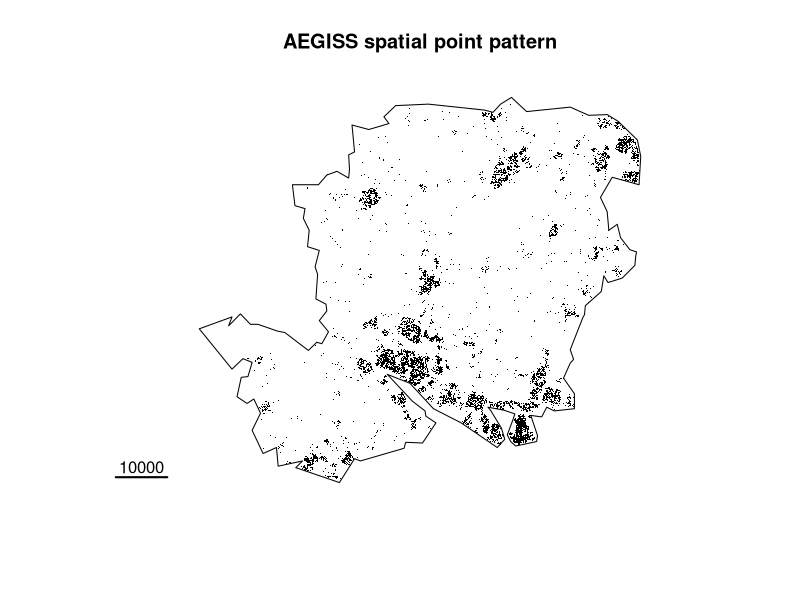
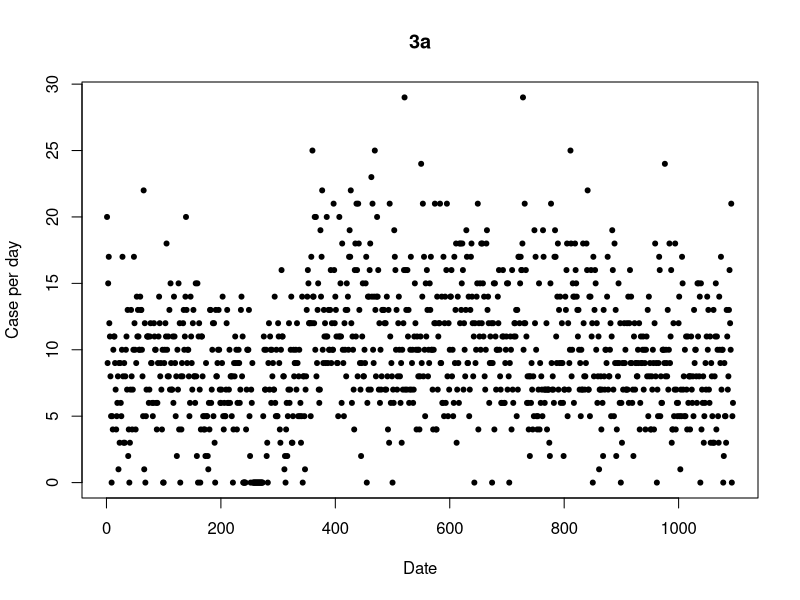
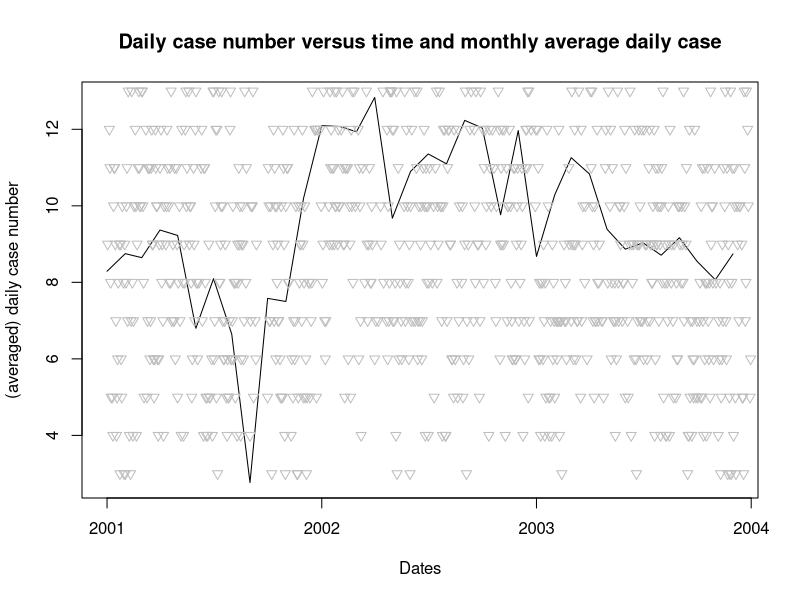
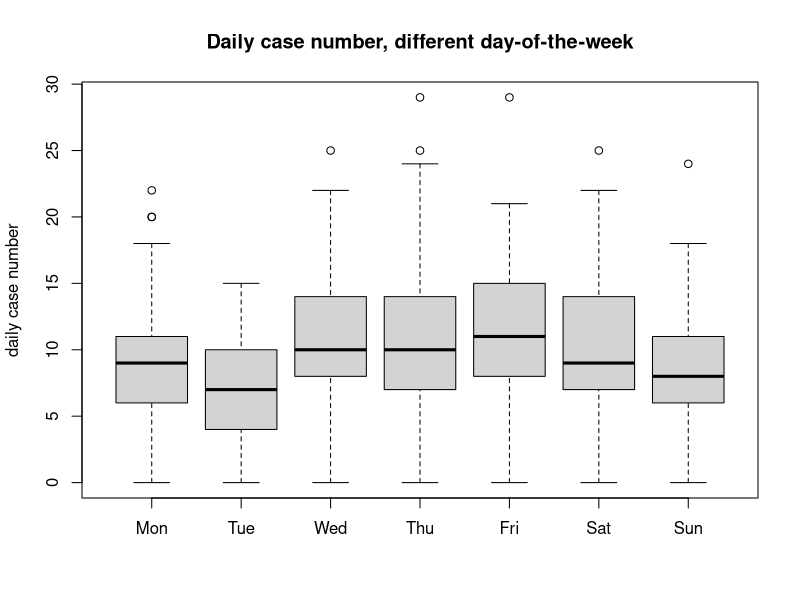
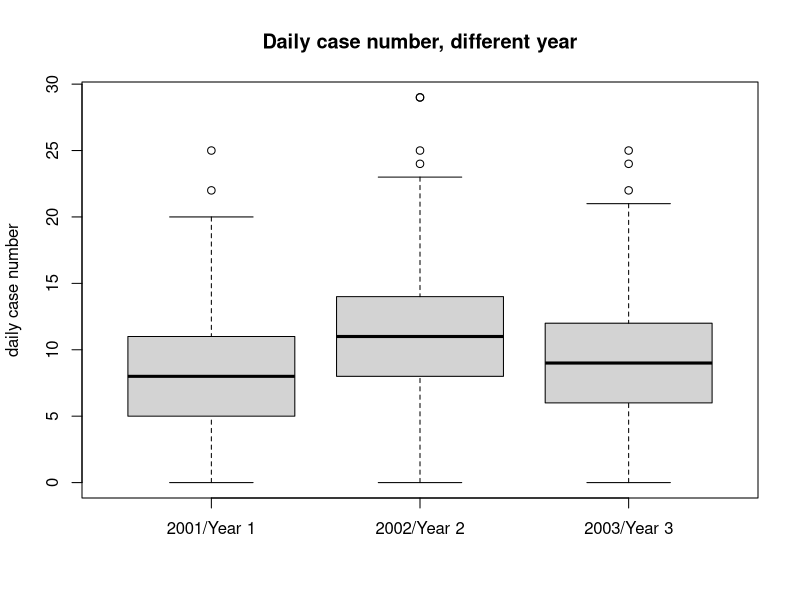

Write the R code that produced these figures, in order. (Note: this script raises an error after producing the figures.)
## ---- chunk 1
knitr::opts_chunk$set(echo = TRUE)
## ---- chunk 2
#library
library(spatstat)
## ---- chunk 3
# make sure both files in wd()
data <- read.csv("AEGISS_ixyt.txt", sep="")
pol <- read.table("AEGISS_poly.txt", quote="\"", comment.char="")

## ---- chunk 4
z <- list(x = pol[nrow(pol):1, 1], y = pol[nrow(pol):1, 2])
Win <- owin(poly = z)
## ---- chunk 5
is_in <- inside.owin(x = data$x,y = data$y, Win)
data_in <- data[is_in, ]
## ---- chunk 6
if_duplicated_t <- duplicated(data_in[, 2:4]) # with time considered
data_distinct <- data_in[!if_duplicated_t, ]
## ---- chunk 7
library(raster)
data_ppp <- as.ppp(data_distinct[, 2:3], W = Win)
plot(data_ppp, pch = ".", cols = "black", main = "AEGISS spatial point pattern")
scalebar(d = 10000)
## ---- chunk 8
# plot(density(data$t))
# this plot is problematic as the range of t was incorrect! 

# use a dotplot instead: 


case_per_day <- rep(NA, 365*3)

for (i in 1:1095){
  case_per_day[i] <- sum(data_distinct$t == i) # the number of cases on day ith
}

plot(x = 1:1095, y = case_per_day, pch = 20, 
     xlab = "Date", ylab = "Case per day", main = "3a")
## ---- chunk 9
# monthly year effect
m_idx <- rep(NA, 365)
m <- 1
d <- 0
for (i in 1:365){
  
  m_idx[i] <- m
  d <- d+1
  
  if (m == 2){
    if (d >= 28){
      m <- m+1
      d <- 0
    }
  }else if (m %in% c(1, 3, 5, 7, 8, 10, 12)){
    if (d >= 31){
      m <- m+1
      d <- 0
    }
  }else {
    if (d >= 30){
      m <- m+1
      d <- 0
    }
  }
}

## ---- chunk 10
monthly_case_average <- rep(NA, 12*3)

m_list <- c("Jan", "Feb", "Mar", "Apr", "May", "Jun", "Jul", "Aug", "Sep", "Oct", "Nov", "Dec")
y_list <- c("2001", "2002", "2003")
xl <- c(NA, 36)

for (y in 1:3){
  for (m in 1:12){
    
    data_this_year <- case_per_day[(365*(y-1)+1):(365*y)]
    data_this_month <- data_this_year[m_idx == m]
    
    monthly_case_average[12*(y-1)+m] <- mean(data_this_month)
    xl[12*(y-1) + m] <- paste(m_list[m], y_list[y], sep = " ")
  }
}

mat <- matrix(NA, nrow = 12*3, ncol = 2)
mat[, 1] <- seq(from = as.Date("2001-01-01"), to = as.Date("2003-12-31"), by = "month")
mat[, 2] <- monthly_case_average
df <- data.frame(D = seq(from = as.Date("2001-01-01"), to = as.Date("2003-12-31"), by = "month"), C = monthly_case_average)

plot(x = seq(from = as.Date("2001-01-01"), to = as.Date("2003-12-31"), by = "month"), y = monthly_case_average, type = "l", 
     xlab = "Dates", ylab = "(averaged) daily case number", 
     main = "Daily case number versus time and monthly average daily case")
points(x = seq(from = as.Date("2001-01-01"), to = as.Date("2003-12-31"), by = "day"), y = case_per_day, col = "grey", pch = 6)


## ---- chunk 11
# check for day-of-week effect: 
day_of_week <- c("Mon", "Tue", "Wed", "Thu", "Fri", "Sat", "Sun")
# to calculate cases for each day of the week, firstly reformat case_per_day into a matrix with 7 columns, then calculate column sums
# since 1095 days do not correspond to n full weeks, we take only the first 150 weeks, that is 1050 days
case_per_day_of_week <- matrix(data = case_per_day[1:1050], ncol = 7, byrow = FALSE)

# boxplot
boxplot(case_per_day_of_week, names = day_of_week, ylab = "daily case number", 
        main = "Daily case number, different day-of-the-week")

# perform some pairwise t test
t.test.table <- matrix(NA, nrow = 7, ncol = 7)
for (i in 1:7){
  for (j in 1:7){
    
    if (i != j){
      
      t.test.table[i, j] <- t.test(x = case_per_day_of_week[, i], 
                                   y = case_per_day_of_week[, j], 
                                   paired = FALSE, 
                                   alternative = c("two.sided"), 
                                   var.equal = FALSE)$p.value
    }
    
  }
}

# only the comparison between saturday and sunday were insignificant; combined with facts that these were weekends there were evidence of day-of-week effect. 

t.test(x = case_per_day_of_week[, 1:5], y = case_per_day_of_week[, 6:7])$p.value
# result suggests no strong difference between weekdays
## ---- chunk 12
# boxplot yearly effect
# to do so, simply rearrange the data into three columns. The data are from three full years and hence there is no need to curtail any data
year <- c("2001/Year 1", "2002/Year 2", "2003/Year 3")
count_of_each_year <- matrix(data = case_per_day, ncol = 3, byrow = FALSE)
boxplot(count_of_each_year, names = year, ylab = "daily case number",
        main = "Daily case number, different year")

# similarly
t.test.table.2 <- matrix(NA, nrow = 3, ncol = 3)

for (i in 1:3){
  for (j in 1:3){
    
    if (i != j){
      
      t.test.table.2[i, j] <- t.test(x = count_of_each_year[, i], 
                                     y = count_of_each_year[, j], 
                                     alternative = c("two.sided"), 
                                     paired = TRUE)$p.value
    }
  }
}

# result suggests strong yearly difference; however this might be the artefact of large sample size? plus the absolute magnitude of difference was small


## ---- chunk 13
# now anova
case_df <- data.frame(case = case_per_day)
case_df$year <- as.factor(c(rep("year1", 365), rep("year2", 365), rep("year3", 365)))
case_df2 <- data.frame(case = case_per_day[1:1050])
case_df2$week <- as.factor(rep(day_of_week, 1050/7))

a1 <- aov(case ~ year, data = case_df)
a2 <- aov(case ~ week, data = case_df2)
a1
a2
## ---- chunk 14
# spatial pixellation: find a distance which each pixel should contain as few points as possible
xr <- sort(data_distinct$x)
yr <- sort(data_distinct$y)
xd <- rep(NA, length(xr)-1)
yd <- rep(NA, length(yr)-1)

for (i in 2:length(xr)){
  xd[i-1] <- xr[i] - xr[i-1]
  yd[i-1] <- yr[i] - yr[i-1]
}

eps_alt <- c(min(xd[xd != 0]), min(yd[yd !=0]))

## ---- chunk 15
# bandwidth estimation
bw_P <- bw.ppl(data_ppp)
bw_D <- bw.diggle(data_ppp)

## ---- chunk 16
# estimate intensity
den_P <- density.ppp(data_ppp, sigma = bw_P, positive = TRUE, diggle = TRUE, eps = eps_alt)
## ---- chunk 17

#plotting
plot(den_P)
## ---- chunk 18
# spatial-temporal variation
t <- data_distinct$t
data_yr1 <- data_distinct[t <= 365, ]
data_yr2 <- data_distinct[(t > 365) & (t <= 730), ]
data_yr3 <- data_distinct[t > 730, ]

# for each year the optimal 
den_yr1 <- density.ppp(as.ppp(data_yr1[, 2:3], Win), sigma = bw_D, positive = "TRUE", diggle = TRUE)
den_yr2 <- density.ppp(as.ppp(data_yr2[, 2:3], Win), sigma = bw_D, positive = "TRUE", diggle = TRUE)
den_yr3 <- density.ppp(as.ppp(data_yr3[, 2:3], Win), sigma = bw_D, positive = "TRUE", diggle = TRUE)

#den_yr1 <- density.ppp(as.ppp(data_yr1[, 2:3], Win), sigma = bw, at = "points")
#den_yr2 <- density.ppp(as.ppp(data_yr2[, 2:3], Win), sigma = bw, at = "points")
#den_yr3 <- density.ppp(as.ppp(data_yr3[, 2:3], Win), sigma = bw, at = "points")

# three plots
plot(den_yr1, main = "Yr1")
plot(den_yr2, main = "yr2")
plot(den_yr3, main = "Yr3")

## ---- chunk 19
# spatial variation
bw_P <- bw.ppl(data_ppp)
bw_D <- bw.diggle(data_ppp)
a_den <- adaptive.density(data_ppp, positive = TRUE, diggle = TRUE, method = "kernel", dimyx = dim_alt)
den_D <- density.ppp(data_ppp, sigma = bw_D, positive = TRUE, diggle = TRUE, dimyx = dim_alt)
den_P <- density.ppp(data_ppp, sigma = bw_P, positive = TRUE, diggle = TRUE, dimyx = dim_alt)
a_den_2 <- adaptive.density(data_ppp, positive = TRUE, diggle = TRUE, method = "kernel", h0 = bw_D, dimyx = dim_alt)
## ---- chunk 20

## ---- chunk 21
par(mfrow = c(2, 2))


plot(den_P*100000, main = "Fixed bandwidth from cross-validation criteria")
cat("Fixed bandwidth estimated intensity with P's optimised bandwidth: ", summary(den_P)$mean, "\n")

plot(den_D*100000, main = "Fixed bandwidth from Diggle's method")
cat("Fixed bandwidth estimated intensity with Diggle's optimised bandwidth: ", summary(den_D)$mean, "\n")

plot(a_den*100000, main = "Adaptive bandwidth, h_0 from cross-validation criteria", sub = paste("estimated average intensity: ", summary(a_den)$mean))
cat("Adaptive bandwidth estimated intensity: ", summary(a_den)$mean, "\n")

plot(a_den_2*100000, main = "Adaptive bandwidth, h_0 from Diggle's method", sub = paste("estimated average intensity: ", summary(a_den_2)$mean))
cat("Adaptive bandwidth estimated intensity: ", summary(a_den_2)$mean, "\n")

## ---- chunk 22
# spatial-temporal variation
t <- data_distinct$t
data_yr1 <- data_distinct[t <= 365, ]
data_yr2 <- data_distinct[(t > 365) & (t <= 730), ]
data_yr3 <- data_distinct[t > 730, ]

# for each year the optimal 
den_yr1 <- adaptive.density(as.ppp(data_yr1[, 2:3], Win), h0 = bw_P, positive = "TRUE", diggle = TRUE, method = "kernel")
den_yr2 <- adaptive.density(as.ppp(data_yr2[, 2:3], Win), h0 = bw_P, positive = "TRUE", diggle = TRUE, dimyx = dim_alt, method = "kernel")
den_yr3 <- adaptive.density(as.ppp(data_yr3[, 2:3], Win), h0 = bw_P, positive = "TRUE", diggle = TRUE, dimyx = dim_alt, method = "kernel")

den_yr1_f <- density.ppp(as.ppp(data_yr1[, 2:3], Win), sigma = bw_P, positive = "TRUE", diggle = TRUE, dimyx = dim_alt)
den_yr2_f <- density.ppp(as.ppp(data_yr2[, 2:3], Win), sigma = bw_P, positive = "TRUE", diggle = TRUE, dimyx = dim_alt)
den_yr3_f <- density.ppp(as.ppp(data_yr3[, 2:3], Win), sigma = bw_P, positive = "TRUE", diggle = TRUE, dimyx = dim_alt)

# plots
## ---- chunk 23
par(mfrow = c(3, 2))

plot(den_yr1*100000, main = "Yr1, fixed bandwidth")
plot(den_yr1_f*100000, main = "Yr1, adaptive bandwidth")
plot(den_yr2*100000, main = "yr2, fixed bandwidth")
plot(den_yr2_f*100000, main = "yr2, adaptive bandwidth")
plot(den_yr3*100000, main = "Yr3, fixed bandwidth")
plot(den_yr3_f*100000, main = "Yr3, adaptive bandwidth")

## ---- chunk 24
den_yr1_f <- density.ppp(as.ppp(data_yr1[, 2:3], Win), sigma = bw_P, positive = "TRUE", diggle = TRUE, dimyx = dim_alt)
den_yr2_f <- density.ppp(as.ppp(data_yr2[, 2:3], Win), sigma = bw_P, positive = "TRUE", diggle = TRUE, dimyx = dim_alt)
den_yr3_f <- density.ppp(as.ppp(data_yr3[, 2:3], Win), sigma = bw_P, positive = "TRUE", diggle = TRUE, dimyx = dim_alt)

plot(den_yr1_f, main = "Yr1")
plot(den_yr2_f, main = "yr2")
plot(den_yr3_f, main = "Yr3")
## ---- chunk 25
# data splitting
yr1_ppp <- as.ppp(data_yr1[, 2:3 ], W = Win)
yr2_ppp <- as.ppp(data_yr2[, 2:3], W = Win)
yr3_ppp <- as.ppp(data_yr3[, 2:3], W = Win)
## ---- chunk 26
yr1_LGCP <- kppm(yr1_ppp~1, clusters = "LGCP")
yr1_Thomas <- kppm(yr1_ppp~1, clusters = "Thomas")
yr2_LGCP <- kppm(yr2_ppp~1, clusters = "LGCP")
yr2_Thomas <- kppm(yr2_ppp~1
                 , clusters = "Thomas")
yr3_LGCP <- kppm(yr3_ppp~1
                 , clusters = "LGCP")
yr3_Thomas <- kppm(yr3_ppp~1, clusters = "Thomas")
## ---- chunk 27
# residuals check
res_1_LGCP <- Smooth.msr(residuals.kppm(yr1_LGCP), sigma = bw_P, diggle = TRUE, kernel = "gaussian", positive = "TRUE")
res_1_Thomas <- Smooth.msr(residuals.kppm(yr1_Thomas), sigma = bw_P, diggle = TRUE, kernel = "gaussian", positive = "TRUE")
res_2_LGCP <- Smooth.msr(residuals.kppm(yr2_LGCP), sigma = bw_P, diggle = TRUE, kernel = "gaussian", positive = "TRUE")
res_2_Thomas <- Smooth.msr(residuals.kppm(yr2_Thomas), sigma = bw_P, diggle = TRUE, kernel = "gaussian", positive = "TRUE")
res_3_LGCP <- Smooth.msr(residuals.kppm(yr3_LGCP), sigma = bw_P, diggle = TRUE, kernel = "gaussian", positive = "TRUE")
res_3_Thomas <- Smooth.msr(residuals.kppm(yr3_Thomas), sigma = bw_P, diggle = TRUE, kernel = "gaussian", positive = "TRUE")
## ---- chunk 28
par(mfrow = c(3,2))
plot(res_1_LGCP*100000, main = "year-1 log-Gaussian \n Cox model residuals")
plot(res_1_Thomas*100000, main = "year-1 Thomas cluster model residuals")
plot(res_2_LGCP*100000, main = "year-2 log-Gaussian \n Cox model residuals")
plot(res_2_Thomas*100000, main = "year-2 Thomas cluster model residuals")
plot(res_3_LGCP*100000, main = "year-3 log-Gaussian \n Cox model residuals")
plot(res_3_Thomas*100000, main = "year-3 Thomas cluster model residuals")
## ---- chunk 29
# simulation
plot(simulate(yr3_LGCP, nsim = 4, seed = 1024), main = "Year-1 log-Gaussian \n Cox model simulation", pch = ".")
plot(simulate(yr3_Thomas, nsim = 4, seed = 1024), main = "Year-1 Thomas cluster\n model simulation", pch = ".")
